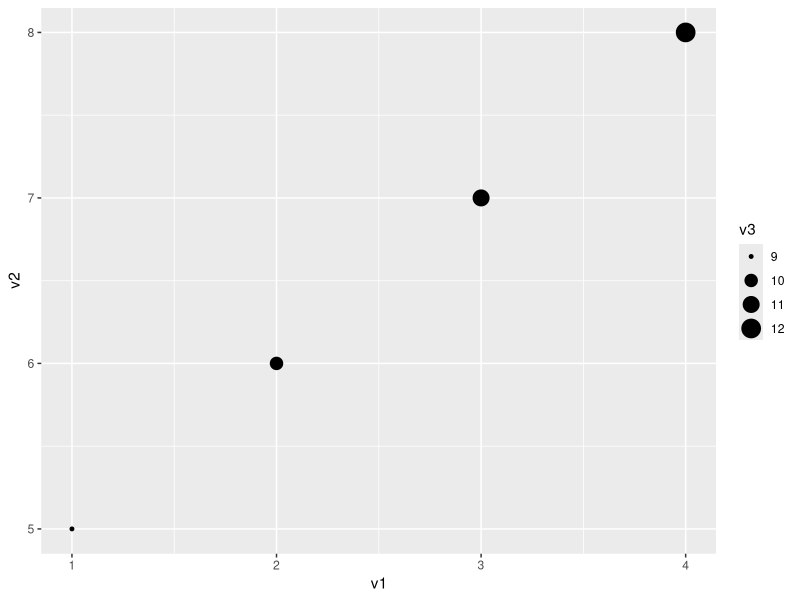
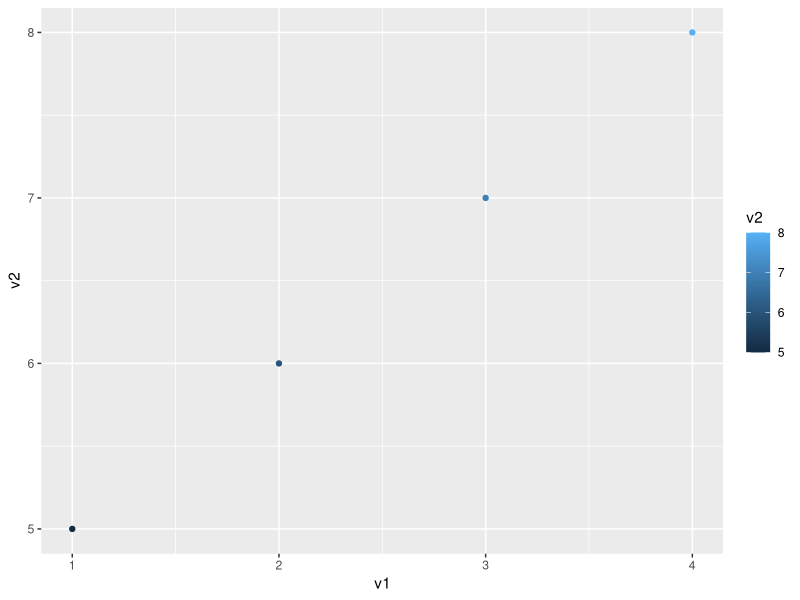
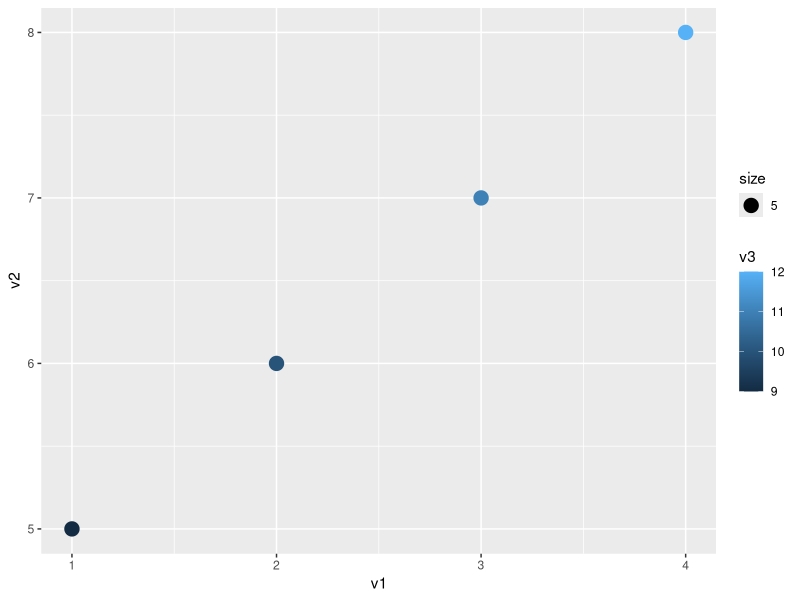

Source code (R) for these figures, in order:
library(ggplot2)
v1=c(1,2,3,4)
v2=c(5,6,7,8)
v3=c(9,10,11,12)
df=cbind.data.frame(v1,v2,v3)
ggplot(df,aes(x=v1,y=v2,size=v3))+geom_point()
ggplot(df,aes(x=v1,y=v2,color=v2))+geom_point()
ggplot(df,aes(x=v1,y=v2,z=v3,color=v3,size=5))+geom_point()